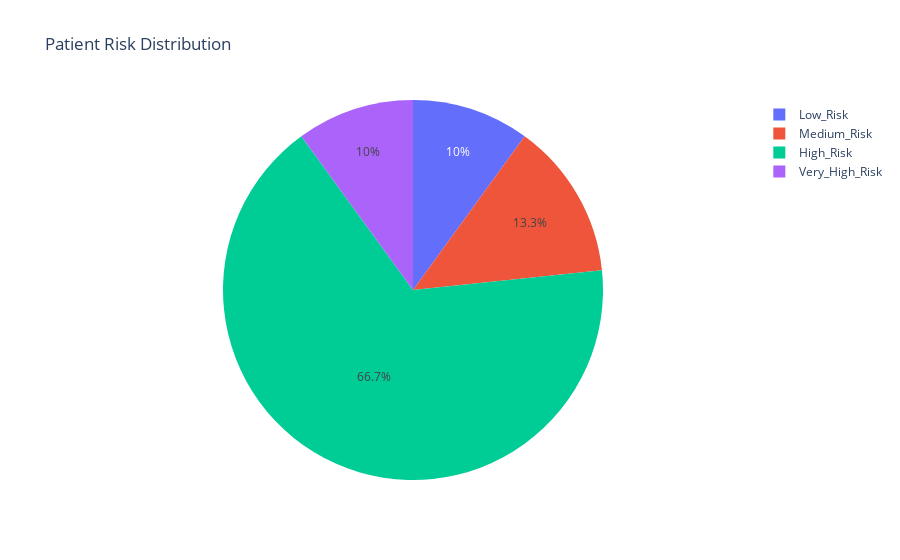

The code cell stored with this chart in its notebook:
### Code cell
# Create risk categories
def create_risk_category(score):
    """Categorize patients into risk groups"""
    if score <= 1.0:
        return 'Low_Risk'
    elif score <= 2.0:
        return 'Medium_Risk'
    elif score <= 3.0:
        return 'High_Risk'
    else:
        return 'Very_High_Risk'

df['risk_category'] = df['tnm_risk_score'].apply(create_risk_category)

print("Risk Categories:")
print(df['risk_category'].value_counts())

# Visualize
fig = px.pie(df, names='risk_category', title='Patient Risk Distribution',
             category_orders={'risk_category': ['Low_Risk', 'Medium_Risk', 'High_Risk', 'Very_High_Risk']})
fig.show()

### Figure 1 — Plotly figure (JSON) as saved in the notebook; plotly's stock layout.template omitted (floating-point values rounded to 4 significant figures)
{"data": [{"direction": "clockwise", "domain": {"x": [0, 1], "y": [0, 1]}, "hovertemplate": "risk_category=%{label}<extra></extra>", "labels": ["Low_Risk", "Low_Risk", "Low_Risk", "Medium_Risk", "Medium_Risk", "Medium_Risk", "Medium_Risk", "High_Risk", "High_Risk", "High_Risk", "High_Risk", "High_Risk", "High_Risk", "High_Risk", "High_Risk", "High_Risk", "High_Risk", "High_Risk", "High_Risk", "High_Risk", "High_Risk", "High_Risk", "High_Risk", "High_Risk", "High_Risk", "High_Risk", "High_Risk", "Very_High_Risk", "Very_High_Risk", "Very_High_Risk"], "legendgroup": "", "name": "", "showlegend": true, "sort": false, "type": "pie"}], "layout": {"legend": {"tracegroupgap": 0}, "title": {"text": "Patient Risk Distribution"}}}
